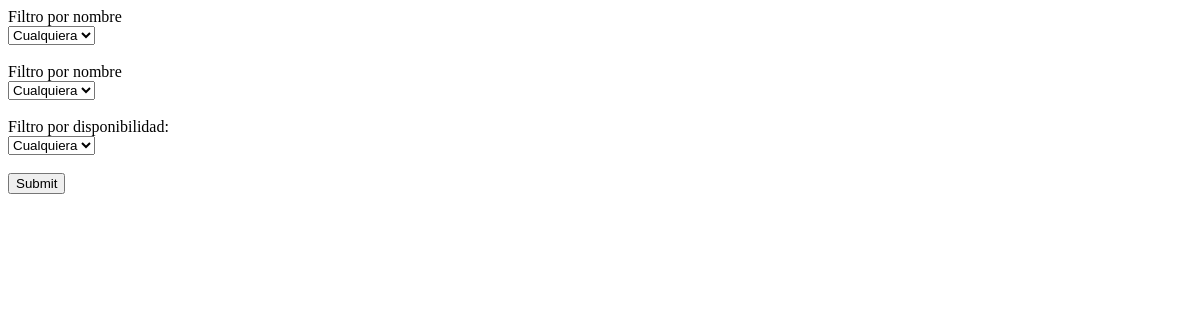
Page /Jorge/FiltroInicial.php on the earlier database version.
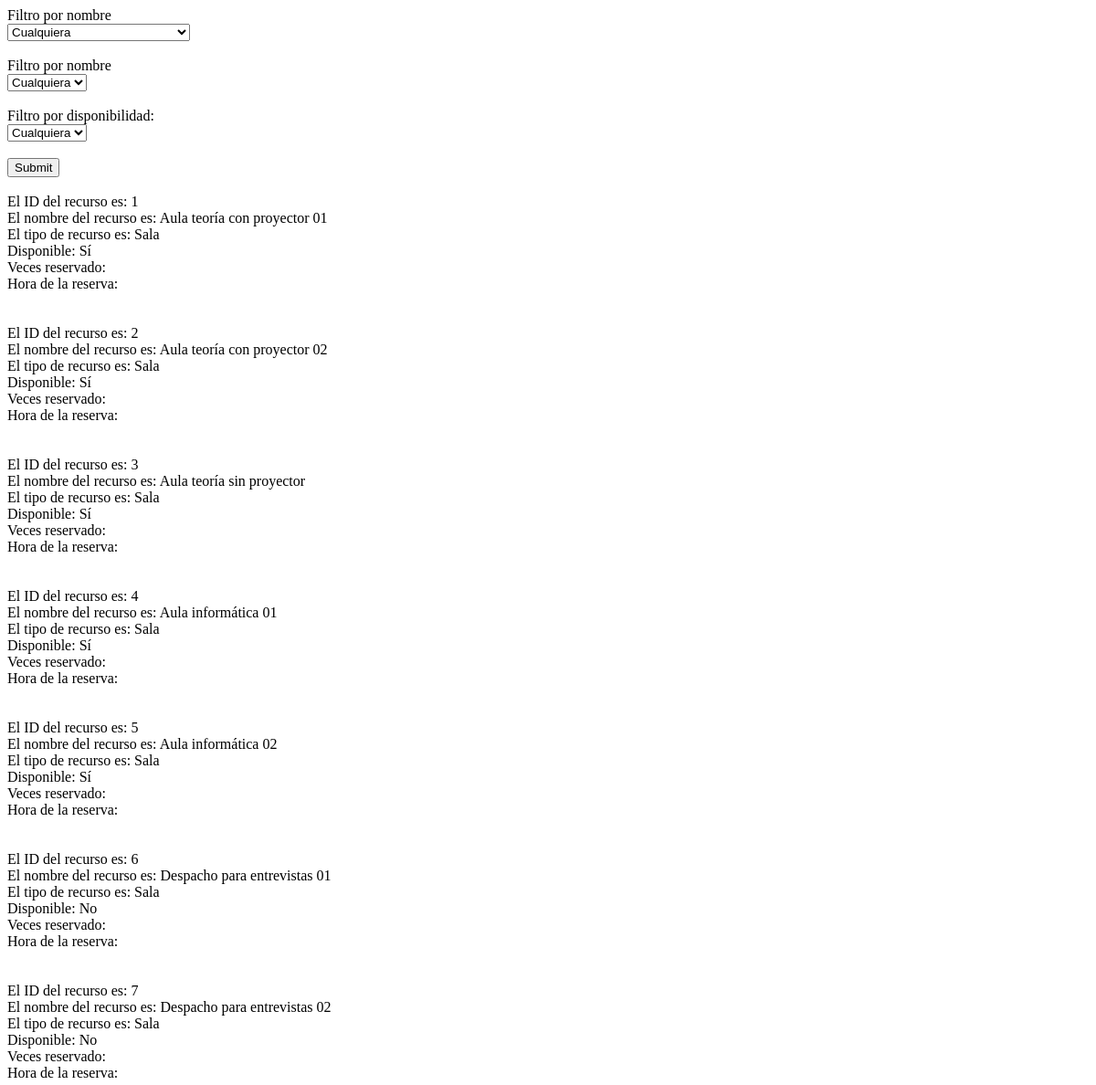
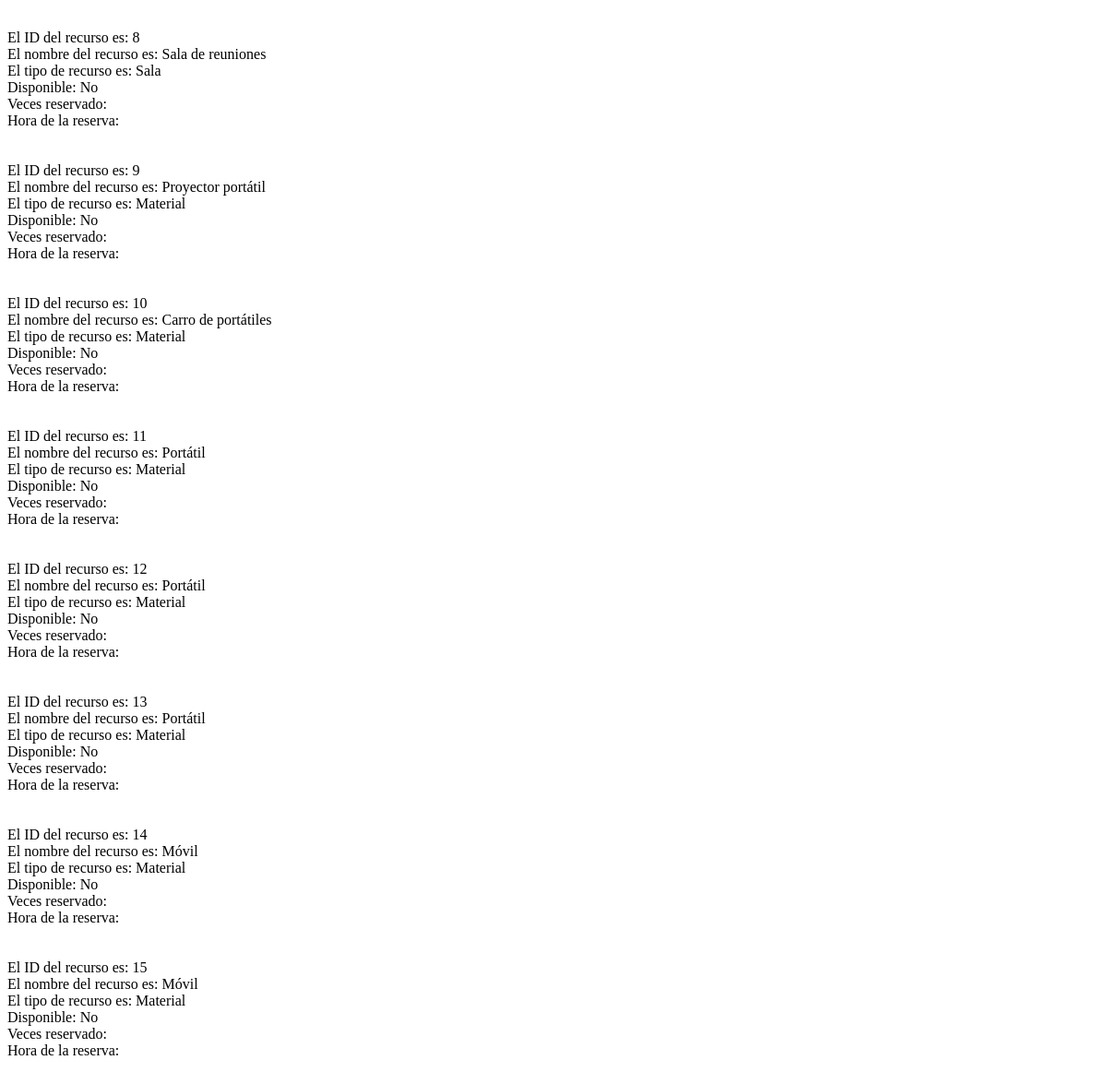
Same page on the later database version (2 pictures, top to bottom).
### tables this page shows
CREATE TABLE `tbl_recurso` (
  `idRecurso` int(4) NOT NULL,
  `nombreRecursos` varchar(35) DEFAULT NULL,
  `tipoRecursos` enum('Sala','Material') DEFAULT NULL,
  `Ocupado` tinyint(1) NOT NULL
);

### Jorge/FiltroInicial.php (the view, shortened to what this page needs)
<!DOCTYPE html>
<html>
<head>
</head>
	<body>
		<form action='FiltroBusqueda.php' method='REQUEST' accept-charset='UTF-8'>
			<?php
			$conexion=mysqli_connect("localhost","root","","bd_empresa");
			echo "Filtro por nombre<br>";
			?>
			<select name='nombreRecursos'>
				<option>Cualquiera</option>
			</select><br><br>
			<?php
			echo "Filtro por nombre<br>";
			?>
			<select name='tipoRecursos'>
				<option>Cualquiera</option>
			</select><br><br>
			Filtro por disponibilidad:<br>
			<select name='Ocupado'>
				<option value="Cualquiera">Cualquiera</option>
			</select><br><br>
			<input type='submit' name='Enviar'><br><br>
			<?php
				$query="SELECT * FROM `tbl_recurso`";
				$sql=mysqli_query($conexion, $query);
				while ($row=mysqli_fetch_array($sql)) {
					echo "El ID del recurso es: ".$row['idRecurso'].'<br>';
					echo "El nombre del recurso es: ".utf8_encode($row['nombreRecursos']).'<br>';
					echo "El tipo de recurso es: ".$row['tipoRecursos'].'<br>';
					if ($row['Ocupado']==0) {
							echo 'Disponible: No <br>';
						} elseif ($row['Ocupado']==1){
							echo 'Disponible: Sí <br>';
						}
					echo 'Veces reservado: '.$row[''].'<br>';
						echo 'Hora de la reserva: '.$row[''].'<br><br><br>';
				}
			?>
		</form>
	</body>
</html>

Differences in the rows shown:
added tbl_recurso: idRecurso "1", nombreRecursos "Aula teoría con proyector 01", tipoRecursos "Sala", Ocupado "Disponible: Sí"
added tbl_recurso: idRecurso "2", nombreRecursos "Aula teoría con proyector 02", tipoRecursos "Sala", Ocupado "Disponible: Sí"
added tbl_recurso: idRecurso "3", nombreRecursos "Aula teoría sin proyector", tipoRecursos "Sala", Ocupado "Disponible: Sí"
added tbl_recurso: idRecurso "4", nombreRecursos "Aula informática 01", tipoRecursos "Sala", Ocupado "Disponible: Sí"
added tbl_recurso: idRecurso "5", nombreRecursos "Aula informática 02", tipoRecursos "Sala", Ocupado "Disponible: Sí"
added tbl_recurso: idRecurso "6", nombreRecursos "Despacho para entrevistas 01", tipoRecursos "Sala", Ocupado "Disponible: No"
added tbl_recurso: idRecurso "7", nombreRecursos "Despacho para entrevistas 02", tipoRecursos "Sala", Ocupado "Disponible: No"
added tbl_recurso: idRecurso "8", nombreRecursos "Sala de reuniones", tipoRecursos "Sala", Ocupado "Disponible: No"
added tbl_recurso: idRecurso "9", nombreRecursos "Proyector portátil", tipoRecursos "Material", Ocupado "Disponible: No"
added tbl_recurso: idRecurso "10", nombreRecursos "Carro de portátiles", tipoRecursos "Material", Ocupado "Disponible: No"
added tbl_recurso: idRecurso "11", nombreRecursos "Portátil", tipoRecursos "Material", Ocupado "Disponible: No"
added tbl_recurso: idRecurso "12", nombreRecursos "Portátil", tipoRecursos "Material", Ocupado "Disponible: No"
added tbl_recurso: idRecurso "13", nombreRecursos "Portátil", tipoRecursos "Material", Ocupado "Disponible: No"
added tbl_recurso: idRecurso "14", nombreRecursos "Móvil", tipoRecursos "Material", Ocupado "Disponible: No"
added tbl_recurso: idRecurso "15", nombreRecursos "Móvil", tipoRecursos "Material", Ocupado "Disponible: No"
